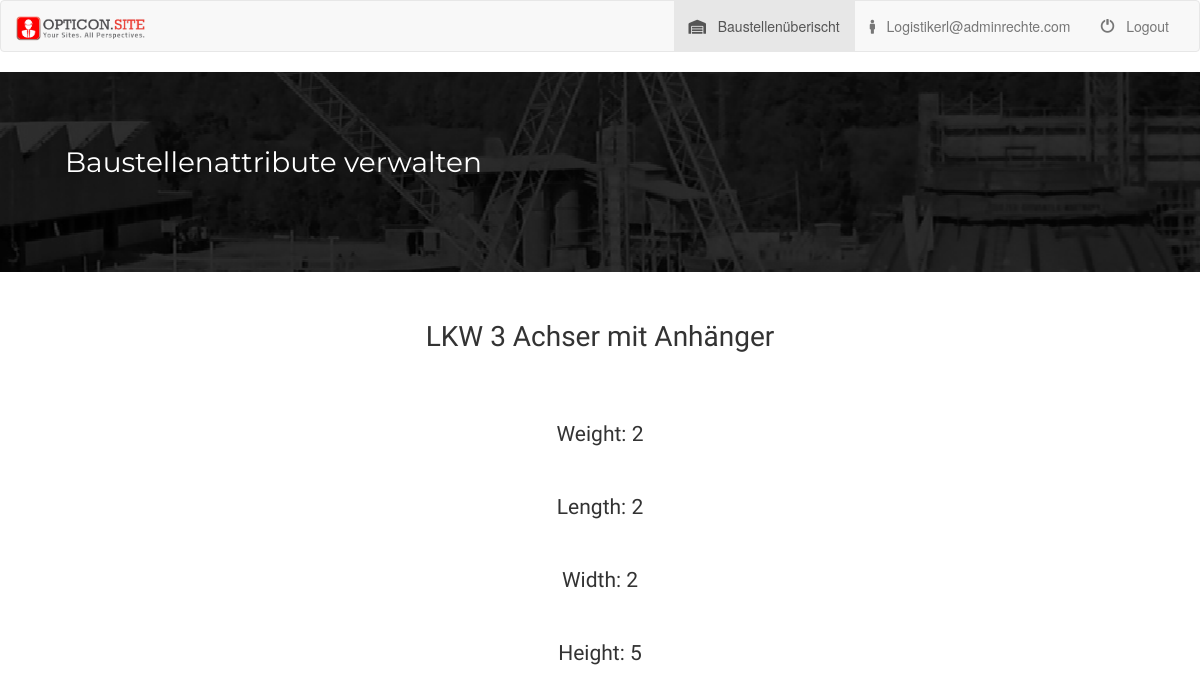
/logisticsSettings/4/, run on the app's committed database.
### logisticsSettings/models.py (models this page shows, shortened)
class Truck(models.Model):
	truck_name = models.CharField(max_length=100)
	weight = models.CharField(max_length=100, null = True, blank = True)
	length = models.CharField(max_length=100, null = True, blank = True)
	width = models.CharField(max_length=100, null = True, blank = True)
	height = models.CharField(max_length=100, null = True, blank = True)

### logisticsSettings/views.py (the view)
# urls.py: re_path(r'^(?P<trucktype_id>\d+)/$', views.detailView, name='detailView'),
def detailView(request, trucktype_id):
	truck_details = Truck.objects.get(id=trucktype_id)
	context = {'truck_details':truck_details}
	return render(request, 'logisticsSettings/detail.html', context)

### logisticsSettings/templates/logisticsSettings/detail.html (shortened to what this page needs)
{% extends 'logisticsSettings/base.html' %}
{% block body %}
<h1 class="detailHeader">{{ truck_details.truck_name }}</h1>
<h2 class="detailPoint">Weight:&nbsp{{ truck_details.weight }}</h2>
<h2 class="detailPoint">Length:&nbsp{{ truck_details.length }}</h2>
<h2 class="detailPoint">Width:&nbsp{{ truck_details.width }}</h2>
<h2 class="detailPoint">Height:&nbsp{{ truck_details.height }}</h2>
{% endblock %}

### logisticsSettings/static/logisticsSettings/style.css (style rules this page uses)
.detailHeader { font-size: 2em; padding-bottom: 20px; margin-top: 50px; font-family: 'Rajdhani', 'Raleway', sans-serif; text-align: center; }
.detailPoint { font-size: 1.5em; margin-top: 50px; font-family: 'Rajdhani', 'Raleway', sans-serif; text-align: center; }

### data on the page
Truck: truck_name "LKW 3 Achser mit Anhänger", weight "2", length "2", width "2", height "5"
